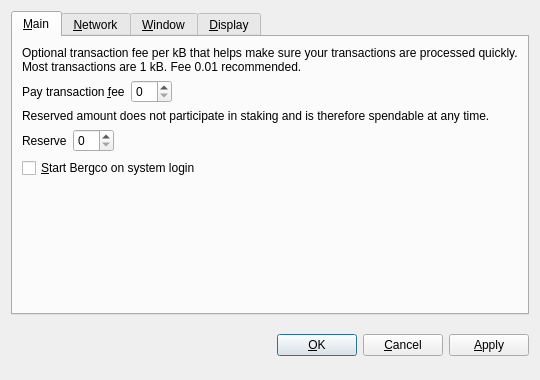
<?xml version="1.0" encoding="UTF-8"?>
<ui version="4.0">
 <class>OptionsDialog</class>
 <widget class="QDialog" name="OptionsDialog">
  <property name="geometry">
   <rect>
    <x>0</x>
    <y>0</y>
    <width>540</width>
    <height>380</height>
   </rect>
  </property>
  <property name="windowTitle">
   <string>Options</string>
  </property>
  <property name="modal">
   <bool>true</bool>
  </property>
  <layout class="QVBoxLayout" name="verticalLayout">
   <item>
    <widget class="QTabWidget" name="tabWidget">
     <property name="tabPosition">
      <enum>QTabWidget::North</enum>
     </property>
     <property name="currentIndex">
      <number>0</number>
     </property>
     <widget class="QWidget" name="tabMain">
      <attribute name="title">
       <string>&amp;Main</string>
      </attribute>
      <layout class="QVBoxLayout" name="verticalLayout_Main">
       <item>
        <widget class="QLabel" name="transactionFeeInfoLabel">
         <property name="text">
          <string>Optional transaction fee per kB that helps make sure your transactions are processed quickly. Most transactions are 1 kB. Fee 0.01 recommended.</string>
         </property>
         <property name="textFormat">
          <enum>Qt::PlainText</enum>
         </property>
         <property name="wordWrap">
          <bool>true</bool>
         </property>
        </widget>
       </item>
       <item>
        <layout class="QHBoxLayout" name="horizontalLayoutFee">
         <item>
          <widget class="QLabel" name="transactionFeeLabel">
           <property name="text">
            <string>Pay transaction &amp;fee</string>
           </property>
           <property name="textFormat">
            <enum>Qt::PlainText</enum>
           </property>
           <property name="buddy">
            <cstring>transactionFee</cstring>
           </property>
          </widget>
         </item>
         <item>
          <widget class="BitcoinAmountField" name="transactionFee"/>
         </item>
         <item>
          <spacer name="horizontalSpacerFee">
           <property name="orientation">
            <enum>Qt::Horizontal</enum>
           </property>
           <property name="sizeHint" stdset="0">
            <size>
             <width>40</width>
             <height>20</height>
            </size>
           </property>
          </spacer>
         </item>
        </layout>
       </item>
       <item>
        <widget class="QLabel" name="reserveBalanceInfoLabel">
         <property name="text">
          <string>Reserved amount does not participate in staking and is therefore spendable at any time.</string>
         </property>
         <property name="textFormat">
          <enum>Qt::PlainText</enum>
         </property>
         <property name="wordWrap">
          <bool>true</bool>
         </property>
        </widget>
       </item>
       <item>
        <layout class="QHBoxLayout" name="horizontalLayoutReserveBalance">
         <item>
          <widget class="QLabel" name="reserveBalanceLabel">
           <property name="text">
            <string>Reserve</string>
           </property>
           <property name="textFormat">
            <enum>Qt::PlainText</enum>
           </property>
           <property name="buddy">
            <cstring>reserveBalance</cstring>
           </property>
          </widget>
         </item>
         <item>
          <widget class="BitcoinAmountField" name="reserveBalance"/>
         </item>
         <item>
          <spacer name="horizontalSpacerReserveBalance">
           <property name="orientation">
            <enum>Qt::Horizontal</enum>
           </property>
           <property name="sizeHint" stdset="0">
            <size>
             <width>40</width>
             <height>20</height>
            </size>
           </property>
          </spacer>
         </item>
        </layout>
       </item>
       <item>
        <widget class="QCheckBox" name="bitcoinAtStartup">
         <property name="toolTip">
          <string>Automatically start Bergco after logging in to the system.</string>
         </property>
         <property name="text">
          <string>&amp;Start Bergco on system login</string>
         </property>
        </widget>
       </item>
       <item>
        <spacer name="verticalSpacer_Main">
         <property name="orientation">
          <enum>Qt::Vertical</enum>
         </property>
         <property name="sizeHint" stdset="0">
          <size>
           <width>20</width>
           <height>40</height>
          </size>
         </property>
        </spacer>
       </item>
      </layout>
     </widget>
     <widget class="QWidget" name="tabNetwork">
      <attribute name="title">
       <string>&amp;Network</string>
      </attribute>
      <layout class="QVBoxLayout" name="verticalLayout_Network">
       <item>
        <widget class="QCheckBox" name="mapPortUpnp">
         <property name="toolTip">
          <string>Automatically open the Bergco client port on the router. This only works when your router supports UPnP and it is enabled.</string>
         </property>
         <property name="text">
          <string>Map port using &amp;UPnP</string>
         </property>
        </widget>
       </item>
       <item>
        <widget class="QCheckBox" name="connectSocks">
         <property name="toolTip">
          <string>Connect to the Bergco network through a SOCKS5 proxy (e.g. when connecting through Tor).</string>
         </property>
         <property name="text">
          <string>&amp;Connect through SOCKS5 proxy:</string>
         </property>
        </widget>
       </item>
       <item>
        <layout class="QHBoxLayout" name="horizontalLayout_Network">
         <item>
          <widget class="QLabel" name="proxyIpLabel">
           <property name="text">
            <string>Proxy &amp;IP:</string>
           </property>
           <property name="textFormat">
            <enum>Qt::PlainText</enum>
           </property>
           <property name="buddy">
            <cstring>proxyIp</cstring>
           </property>
          </widget>
         </item>
         <item>
          <widget class="QValidatedLineEdit" name="proxyIp">
           <property name="maximumSize">
            <size>
             <width>140</width>
             <height>16777215</height>
            </size>
           </property>
           <property name="toolTip">
            <string>IP address of the proxy (e.g. 127.0.0.1)</string>
           </property>
          </widget>
         </item>
         <item>
          <widget class="QLabel" name="proxyPortLabel">
           <property name="text">
            <string>&amp;Port:</string>
           </property>
           <property name="textFormat">
            <enum>Qt::PlainText</enum>
           </property>
           <property name="buddy">
            <cstring>proxyPort</cstring>
           </property>
          </widget>
         </item>
         <item>
          <widget class="QLineEdit" name="proxyPort">
           <property name="maximumSize">
            <size>
             <width>55</width>
             <height>16777215</height>
            </size>
           </property>
           <property name="toolTip">
            <string>Port of the proxy (e.g. 9050)</string>
           </property>
          </widget>
         </item>
         <item>
          <spacer name="horizontalSpacer_Network">
           <property name="orientation">
            <enum>Qt::Horizontal</enum>
           </property>
           <property name="sizeHint" stdset="0">
            <size>
             <width>40</width>
             <height>20</height>
            </size>
           </property>
          </spacer>
         </item>
        </layout>
       </item>
       <item>
        <spacer name="verticalSpacer_Network">
         <property name="orientation">
          <enum>Qt::Vertical</enum>
         </property>
         <property name="sizeHint" stdset="0">
          <size>
           <width>20</width>
           <height>40</height>
          </size>
         </property>
        </spacer>
       </item>
      </layout>
     </widget>
     <widget class="QWidget" name="tabWindow">
      <attribute name="title">
       <string>&amp;Window</string>
      </attribute>
      <layout class="QVBoxLayout" name="verticalLayout_Window">
       <item>
        <widget class="QCheckBox" name="minimizeToTray">
         <property name="toolTip">
          <string>Show only a tray icon after minimizing the window.</string>
         </property>
         <property name="text">
          <string>&amp;Minimize to the tray instead of the taskbar</string>
         </property>
        </widget>
       </item>
       <item>
        <widget class="QCheckBox" name="minimizeOnClose">
         <property name="toolTip">
          <string>Minimize instead of exit the application when the window is closed. When this option is enabled, the application will be closed only after selecting Quit in the menu.</string>
         </property>
         <property name="text">
          <string>M&amp;inimize on close</string>
         </property>
        </widget>
       </item>
       <item>
        <spacer name="verticalSpacer_Window">
         <property name="orientation">
          <enum>Qt::Vertical</enum>
         </property>
         <property name="sizeHint" stdset="0">
          <size>
           <width>20</width>
           <height>40</height>
          </size>
         </property>
        </spacer>
       </item>
      </layout>
     </widget>
     <widget class="QWidget" name="tabDisplay">
      <attribute name="title">
       <string>&amp;Display</string>
      </attribute>
      <layout class="QVBoxLayout" name="verticalLayout_Display">
       <item>
        <layout class="QHBoxLayout" name="horizontalLayout_1_Display">
         <item>
          <widget class="QLabel" name="langLabel">
           <property name="text">
            <string>User Interface &amp;language:</string>
           </property>
           <property name="textFormat">
            <enum>Qt::PlainText</enum>
           </property>
           <property name="buddy">
            <cstring>lang</cstring>
           </property>
          </widget>
         </item>
         <item>
          <widget class="QValueComboBox" name="lang">
           <property name="toolTip">
            <string>The user interface language can be set here. This setting will take effect after restarting Bergco.</string>
           </property>
          </widget>
         </item>
        </layout>
       </item>
       <item>
        <layout class="QHBoxLayout" name="horizontalLayout_2_Display">
         <item>
          <widget class="QLabel" name="unitLabel">
           <property name="text">
            <string>&amp;Unit to show amounts in:</string>
           </property>
           <property name="textFormat">
            <enum>Qt::PlainText</enum>
           </property>
           <property name="buddy">
            <cstring>unit</cstring>
           </property>
          </widget>
         </item>
         <item>
          <widget class="QValueComboBox" name="unit">
           <property name="toolTip">
            <string>Choose the default subdivision unit to show in the interface and when sending coins.</string>
           </property>
          </widget>
         </item>
        </layout>
       </item>
       <item>
        <widget class="QCheckBox" name="coinControlFeatures">
         <property name="toolTip">
          <string>Whether to show coin control features or not.</string>
         </property>
         <property name="text">
          <string>Display coin &amp;control features (experts only!)</string>
         </property>
        </widget>
       </item>
       <item>
        <widget class="QCheckBox" name="minimizeCoinAge">
         <property name="toolTip">
          <string>Whether to select the coin outputs randomly or with minimal coin age.</string>
         </property>
         <property name="text">
          <string>Minimize weight consumption (experimental)</string>
         </property>
        </widget>
       </item>
       <item>
        <widget class="QCheckBox" name="useBlackTheme">
         <property name="text">
          <string>Use black visual theme (requires restart)</string>
         </property>
        </widget>
       </item>
       <item>
        <spacer name="verticalSpacer_Display">
         <property name="orientation">
          <enum>Qt::Vertical</enum>
         </property>
         <property name="sizeHint" stdset="0">
          <size>
           <width>20</width>
           <height>40</height>
          </size>
         </property>
        </spacer>
       </item>
      </layout>
     </widget>
    </widget>
   </item>
   <item>
    <layout class="QHBoxLayout" name="horizontalLayout_Buttons">
     <item>
      <spacer name="horizontalSpacer_1">
       <property name="orientation">
        <enum>Qt::Horizontal</enum>
       </property>
       <property name="sizeHint" stdset="0">
        <size>
         <width>40</width>
         <height>48</height>
        </size>
       </property>
      </spacer>
     </item>
     <item>
      <widget class="QLabel" name="statusLabel">
       <property name="font">
        <font>
         <weight>75</weight>
         <bold>true</bold>
        </font>
       </property>
       <property name="text">
        <string/>
       </property>
       <property name="textFormat">
        <enum>Qt::PlainText</enum>
       </property>
       <property name="wordWrap">
        <bool>true</bool>
       </property>
      </widget>
     </item>
     <item>
      <spacer name="horizontalSpacer_2">
       <property name="orientation">
        <enum>Qt::Horizontal</enum>
       </property>
       <property name="sizeHint" stdset="0">
        <size>
         <width>40</width>
         <height>48</height>
        </size>
       </property>
      </spacer>
     </item>
     <item>
      <widget class="QPushButton" name="okButton">
       <property name="text">
        <string>&amp;OK</string>
       </property>
      </widget>
     </item>
     <item>
      <widget class="QPushButton" name="cancelButton">
       <property name="text">
        <string>&amp;Cancel</string>
       </property>
       <property name="autoDefault">
        <bool>false</bool>
       </property>
      </widget>
     </item>
     <item>
      <widget class="QPushButton" name="applyButton">
       <property name="text">
        <string>&amp;Apply</string>
       </property>
       <property name="autoDefault">
        <bool>false</bool>
       </property>
      </widget>
     </item>
    </layout>
   </item>
  </layout>
 </widget>
 <customwidgets>
  <customwidget>
   <class>BitcoinAmountField</class>
   <extends>QSpinBox</extends>
   <header>bitcoinamountfield.h</header>
  </customwidget>
  <customwidget>
   <class>QValueComboBox</class>
   <extends>QComboBox</extends>
   <header>qvaluecombobox.h</header>
  </customwidget>
  <customwidget>
   <class>QValidatedLineEdit</class>
   <extends>QLineEdit</extends>
   <header>qvalidatedlineedit.h</header>
  </customwidget>
 </customwidgets>
 <resources/>
 <connections/>
</ui>
